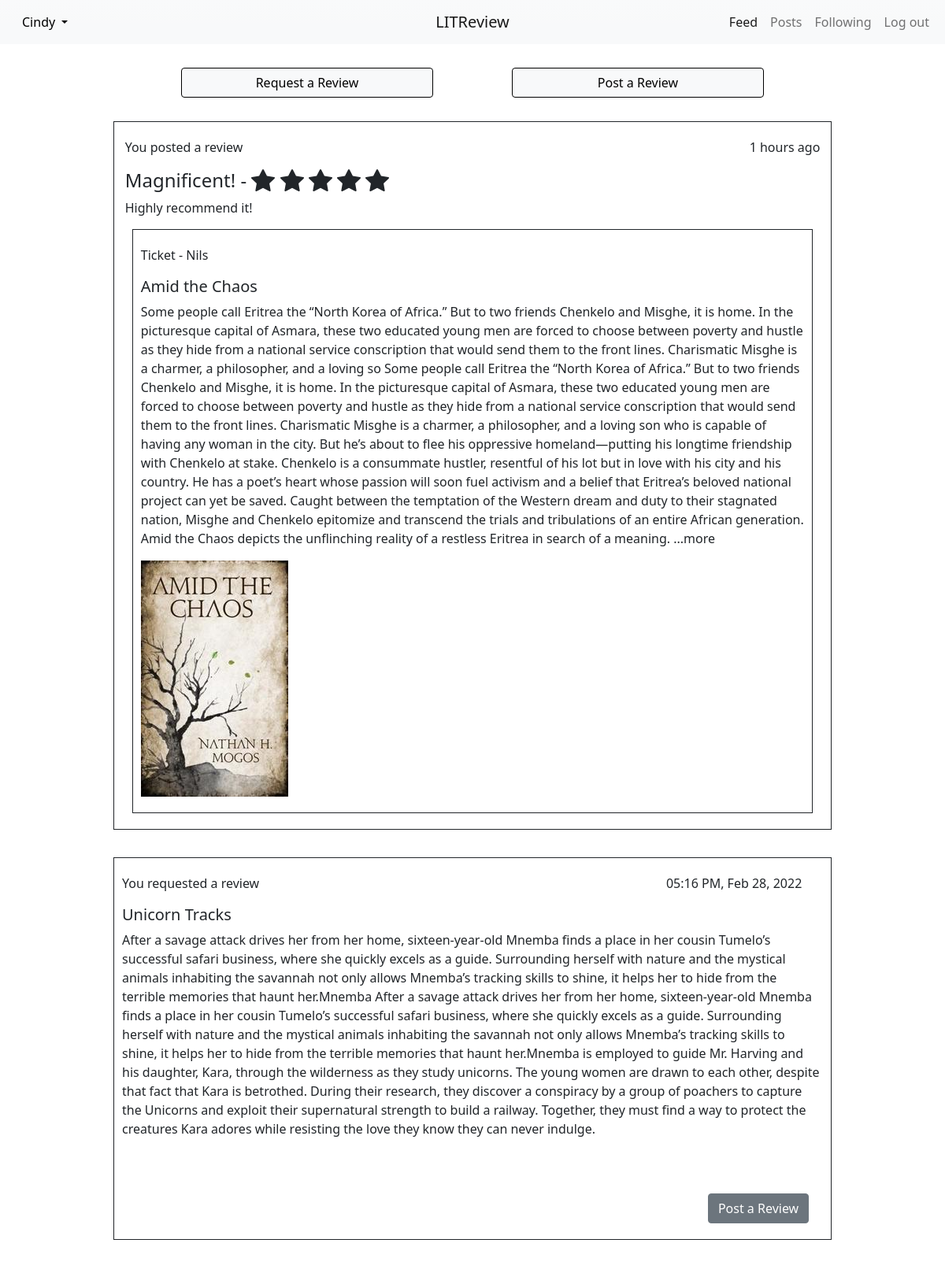
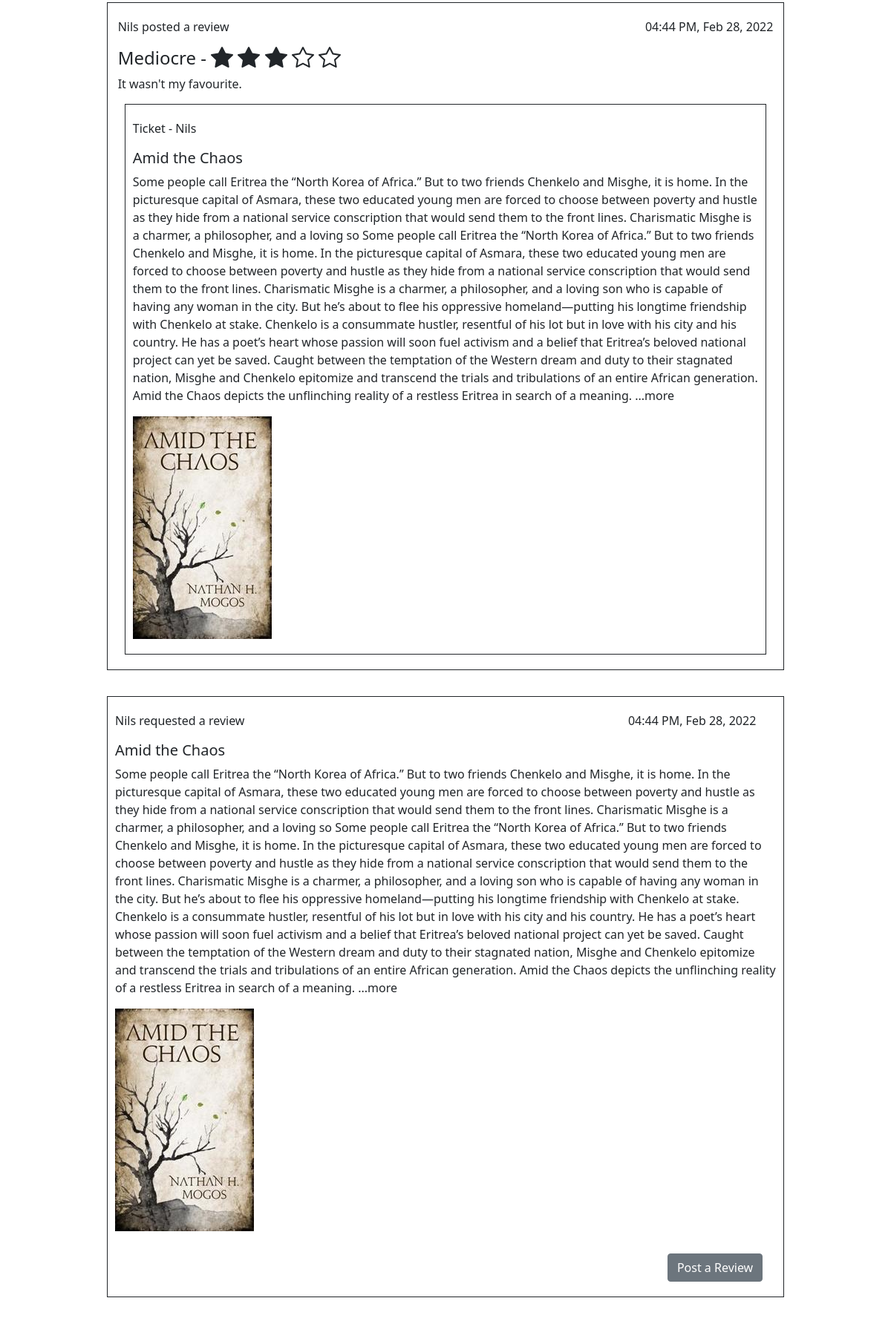
Screenshot of /home/ (signed in, upper part) with the database file from the repository (2 pictures, top to bottom).
### register/models.py (models this page shows)
class User(AbstractUser):
    profile_picture = models.ImageField()
    follows = models.ManyToManyField(
        'self',
        through='UserFollows',
        symmetrical=False,
    )
    def __str__(self):
        return self.username

### main/models.py (models this page shows, shortened)
class Review(models.Model):
    ticket = models.ForeignKey(to=Ticket, on_delete=models.CASCADE)
    rating = models.PositiveSmallIntegerField(
        validators=[MinValueValidator(0), MaxValueValidator(5)])
    headline = models.CharField(max_length=128)
    body = models.TextField(max_length=8192, blank=True)
    user = models.ForeignKey(
        to=settings.AUTH_USER_MODEL, on_delete=models.CASCADE)
    time_created = models.DateTimeField(auto_now_add=True)

class Ticket(models.Model):
    IMAGE_SIZE = (300, 300)     # max image size
    title = models.CharField(max_length=128)
    description = models.TextField(max_length=2048, blank=True)
    user = models.ForeignKey(
        to=settings.AUTH_USER_MODEL, on_delete=models.CASCADE)
    image = models.ImageField(null=True, blank=True)
    time_created = models.DateTimeField(auto_now_add=True)

### main/views.py (the view)
# urls.py: 2. Add a URL to urlpatterns:  path('', views.home, name='home')
@login_required    # redirect to login-page if not logged in
def home(request):
    tickets = models.Ticket.objects.filter(
        Q(user__in=request.user.follows.all()) | Q(user=request.user)
    )
    reviews = models.Review.objects.filter(
        Q(user__in=request.user.follows.all()) | Q(user=request.user)
    )
    feed = sorted(
        chain(tickets, reviews), key=lambda i: i.time_created, reverse=True
    )
    paginator = Paginator(feed, 6)
    page_number = request.GET.get('page')
    page_obj = paginator.get_page(page_number)
    return render(request, "main/home.html", {'feed': page_obj})

### main/templatetags/main_extras.py (called while the page is built)
@register.filter
def model_type(value):
    return type(value).__name__

@register.simple_tag(takes_context=True)
def display_poster(context, user):
    if context['user'] == user:
        return 'You'
    return user.username

@register.filter
def get_posted_at_display(post_time):
    timedelta = timezone.now() - post_time
    minutes = round(int(timedelta.total_seconds()) / 60)
    hours = round(minutes / 60)
    if minutes <= 60:
        return f'{minutes} minutes ago.'
    elif hours <= 24:
        return f'{hours} hours ago'
    return post_time.strftime('%I:%M %p, %b %d, %Y')

@register.filter
def int_to_list(num):
    return list(range(1, num + 1))

### main/templates/main/home.html (shortened to what this page needs)
{% extends 'main/base.html' %}
{% load main_extras %}
{% block content %}
  <div class="home-review-options">
    <a class="btn btn-light" href="{% url 'create_ticket' %}" role="button">Request a Review</a>
    <a class="btn btn-light" href="{% url 'create_review_with_ticket' %}" role="button">Post a Review</a>
  </div>
  <div class="feed">
    {% for post in feed %}
      {% if post|model_type == 'Ticket' %}
        {% include "main/partials/ticket_snippet.html" %}
      {% elif post|model_type == 'Review' %}
        {% include "main/partials/review_snippet.html" %}
      {% endif %}
    {% endfor %}
  </div>
{% endblock content %}

### main/templates/main/partials/navbar_snippet.html (shortened to what this page needs)
<div class="mainBar">
  <nav class="navbar navbar-expand-lg navbar-light bg-light bg-gradient">
    <div class="container-fluid">
      <div class="profile-dropdown"
           style="{% if user.is_authenticated %}visibility:visible{% endif %}">
        <ul>
          <li class="nav-item dropdown">
            <a class="nav-link dropdown-toggle" href="#" id="navbarDropdownMenuLink"
               role="button" data-bs-toggle="dropdown" aria-expanded="false">
              {{ request.user }}
            </a>
          </li>
        </ul>
      </div>
      <a class="navbar-brand lit-review-name mx-auto" href="{% url 'home' %}">LITReview</a>
      <div class="collapse navbar-collapse" id="navbarNavDropdown"
           style="{% if user.is_authenticated %}visibility:visible{% endif %}">
        <ul class="navbar-nav">
          <li class="nav-item">
            <a class="nav-link" href="{% url 'home' %}">Feed</a>
          </li>
          <li class="nav-item">
            <a class="nav-link" href="{% url 'posts' %}">Posts</a>
          </li>
          <li class="nav-item">
            <a class="nav-link" href="{% url 'following' %}">Following</a>
          </li>
          <li class="nav-item">
            <a class="nav-link" href="{% url 'logout' %}">Log out</a>
          </li>
        </ul>
      </div>
    </div>
  </nav>
</div>

### main/templates/main/partials/review_snippet.html (shortened to what this page needs)
{% load main_extras %}
<div class="review-view">
  <div class="review-head">
    <p>{% display_poster post.user %} posted a review</p>
    <p>{{ post.time_created|get_posted_at_display }}</p>
  </div>
  <div class="review-body">
    <h4>{{ post.headline }} - <span>
    </span></h4>
    <p>{{ post.body }}</p>
  </div>
  {% for item in feed %}
    {% if item|model_type == 'Ticket' and item == post.ticket %}
      {% include "main/partials/ticket_snippet.html" %}
    {% endif %}
  {% endfor %}
  {% url 'posts' as posts %}
</div>

### main/templates/main/partials/ticket_snippet.html (shortened to what this page needs)
{% load main_extras %}
<div class="ticket-view">
{% if post|model_type == 'Ticket' %}
  <div class="ticket-head">
    <p>{% display_poster post.user %} requested a review</p>
    <p>{{ post.time_created|get_posted_at_display }}</p>
  </div>
  <h5>{{ post.title }}</h5>
  <div class="description">
    {% if post.description %}
    <p>{{ post.description }}</p>
    {% endif %}
  </div>
  {% if post.image %}
    <div class="ticket-image">
      <img src="{{ post.image.url }}" alt="">
    </div>
  {% endif %}
  {% url 'posts' as posts %}
  {% if not form and request.path != posts %}
    <div class="post-review-button-area">
    <a type="button" role="button" class="btn btn-secondary"
       href="{% url 'create_review' post.id %}">Post a Review</a>
  </div>
  {% endif %}
{% else %}
  <div class="ticket-head">
    <p>Ticket - {% display_poster item.user %}</p>
  </div>
  <h5>{{ item.title }}</h5>
  <div class="description">
    {% if item.description %}
    <p>{{ item.description }}</p>
    {% endif %}
  </div>
  {% if item.image %}
    <div class="ticket-image">
      <img src="{{ item.image.url }}" alt="">
    </div>
  {% endif %}
{% endif %}
</div>

### main/static/main/styles/styles.css (style rules this page uses)
.container-fluid { width: 100vw; }
.container-fluid .profile-dropdown { visibility: hidden; }
.container-fluid .profile-dropdown li { list-style-type: none; }
.container-fluid .profile-dropdown ul { margin: 0; padding: 0; }
.container-fluid .profile-dropdown a { color: black; }
.container-fluid .navbar-collapse { justify-content: flex-end; visibility: hidden; }
.container-fluid .lit-review-name { position: absolute; left: 50%; transform: translateX(-50%); }
.home-review-options { width: 70vw; display: flex; justify-content: space-between; }
.home-review-options a { width: 50%; margin: 30px 50px 10px 50px; border: solid 1px; }
.feed > * { margin: 20px 0; }
.feed { display: flex; flex-direction: column; align-items: center; width: 80vw; }
.ticket-head { display: flex; justify-content: space-between; width: 97%; }
.ticket-view { width: 95%; border: solid 1px; margin-top: 15px; padding: 20px 10px; }
.ticket-view .description { display: flex; }
.review-head { display: flex; justify-content: space-between; width: 97%; }
.review-body { display: flex; flex-direction: column; width: 97%; justify-content: flex-start; }
.review-body svg { margin-top: -6px; }
.review-body p { margin: 0; }
.review-view { display: flex; flex-direction: column; align-items: center; width: 95%; border: solid 1px; margin: 20px 0; padding: 20px 0; }
body { width: 100vw; display: flex; flex-direction: column; align-items: center; }
body img { max-width: 300px; max-height: 300px; }
.post-review-button-area { display: flex; justify-content: flex-end; width: 98%; margin-top: 30px; }
.post-review-button-area button, .post-review-button-area a { margin-left: 30px; min-width: 100px; }

### rows the page displays
User: user "Cindy"
Review: user "You", time_created|get_posted_at_display "1 hours ago", headline "Magnificent!", rating 5 (drawn), body "Highly recommend it!"
Ticket: user.username "Nils", title "Amid the Chaos", description "Some people call Eritrea the “North Korea of Africa.” But to two friends Chenkelo and Misghe, it is home. In the picturesque capital of Asmara, these two educated young men are forced to choose between poverty and hustle as they hide from a national service conscription that would send them to the front lines. Charismatic Misghe is a charmer, a philosopher, and a loving so Some people call Eritrea the “North Korea of Africa.” But to two friends Chenkelo and Misghe, it is home. In the picturesque capital of Asmara, these two educated young men are forced to choose between poverty and hustle as they hide from a national service conscription that would send them to the front lines. Charismatic…", image (picture), time_created|get_posted_at_display "04:44 PM, Feb 28, 2022", shows "Post a Review"
Ticket: user "You", time_created|get_posted_at_display "05:16 PM, Feb 28, 2022", title "Unicorn Tracks", description "After a savage attack drives her from her home, sixteen-year-old Mnemba finds a place in her cousin Tumelo’s successful safari business, where she quickly excels as a guide. Surrounding herself with nature and the mystical animals inhabiting the savannah not only allows Mnemba’s tracking skills to shine, it helps her to hide from the terrible memories that haunt her.Mnemba After a savage attack drives her from her home, sixteen-year-old Mnemba finds a place in her cousin Tumelo’s successful safari business, where she quickly excels as a guide. Surrounding herself with nature and the mystical animals inhabiting the savannah not only allows Mnemba’s tracking skills to shine, it helps her to…", shows "Post a Review"
Review: user.username "Nils", time_created|get_posted_at_display "04:44 PM, Feb 28, 2022", headline "Mediocre", rating 3 (drawn), body "It wasn't my favourite."
